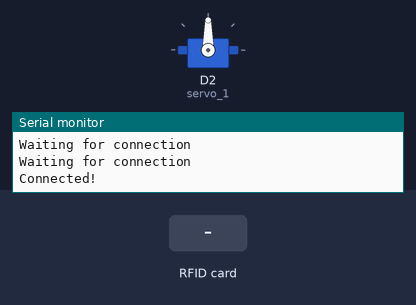
This sketch was run on a simulated ESP8266 (NodeMCU). On the bench: servo, the last lines printed to the serial monitor. Inputs (shaded band) come from the test bench. WiFi joins after 1.5 s; servers stay silent unless stated; uploads are accepted with an empty reply.

Above: at 3.7 s.
3.8 s: RFID card 5E 7A 19 C4 held to the reader
At 4.8 s:
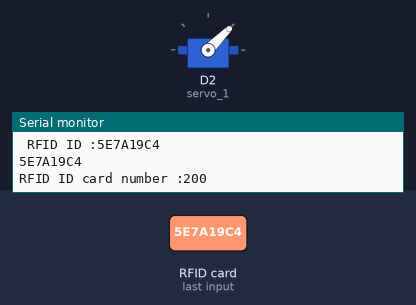
Timing chart, 0 to 6.8 s (numbered marks = the images above; inputs shaded):
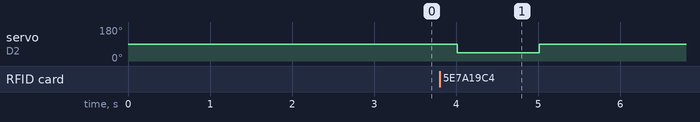

The sketch:

system.ino
```cpp
#include <ESP8266HTTPClient.h>
#include <ESP8266WiFi.h>

#define SS_PIN D4
#define RST_PIN D3

#include <Servo.h>
#include <SPI.h>
#include <MFRC522.h>

Servo servo_1;
MFRC522 mfrc522(SS_PIN, RST_PIN);   // Create MFRC522 instance.
int statuss = 0;
int out = 0;

void setup()
{
  pinMode(LED_BUILTIN, OUTPUT);
  digitalWrite(LED_BUILTIN, HIGH);
  Serial.begin(9600);   // Initiate a serial communication
  SPI.begin();      // Initiate  SPI bus
  mfrc522.PCD_Init();   // Initiate MFRC522
  servo_1.attach(4);
  WiFi.begin("WIFI-NAME", "WIFI-PASSWORD");

  while (WiFi.status() != WL_CONNECTED) {  //Wait for the WiFI connection completion
    delay(500);
    Serial.println("Waiting for connection");
  }

  if (WiFi.status() == WL_CONNECTED) {
    digitalWrite(LED_BUILTIN, LOW);
    delay(1000);
    digitalWrite(LED_BUILTIN, HIGH);
    Serial.println("Connected!");
  }

}
void loop()
{
  // Look for new cards
  if ( ! mfrc522.PICC_IsNewCardPresent())
  {
    return;
  }
  // Select one of the cards
  if ( ! mfrc522.PICC_ReadCardSerial())
  {
    return;
  }

  //Show RFID ID card number on serial monitor
  Serial.println();
  Serial.print(" RFID ID :");
  String content= "";
  byte letter;
  for (byte i = 0; i < mfrc522.uid.size; i++)
  {
     Serial.print(mfrc522.uid.uidByte[i] < 0x10 ? " 0" : "");
     Serial.print(mfrc522.uid.uidByte[i], HEX);
     content.concat(String(mfrc522.uid.uidByte[i] < 0x10 ? " 0" : ""));
     content.concat(String(mfrc522.uid.uidByte[i], HEX));
  }
  content.toUpperCase();
  Serial.println();
  Serial.println(content);


  HTTPClient http;
  http.begin(String("http://[SERVER IP ADDRESS]/[PATH]/server.php")); //Opening the server
  int code = http.POST(content);  //Posting the RFID ID card number to the server
  Serial.print("RFID ID card number :");
  Serial.println(code);
  if (code > 0) {
    digitalWrite(LED_BUILTIN, LOW);
  }
  String payload = http.getString(); //Get the response payload

  Serial.println(payload); //Print request response payload

  if (payload == "0") { //Payload 0 means the RFID id card number doesn't exist on the database
    Serial.println("User is not recognized by the system, cannot enter the room.");
  } else {
    servo_1.write (45); // Servo will move to 45 degree angle.
    delay (1000);
    servo_1.write (90);  // servo will move to 90 degree angle.
    delay (1000);
  }

  http.end();

  delay(5000);

}
```

Measured:
- after the input at 3.8 s, servo on D2 (servo_1): 90° → 45° after 0.21 s, → 90° 1.0 s later
